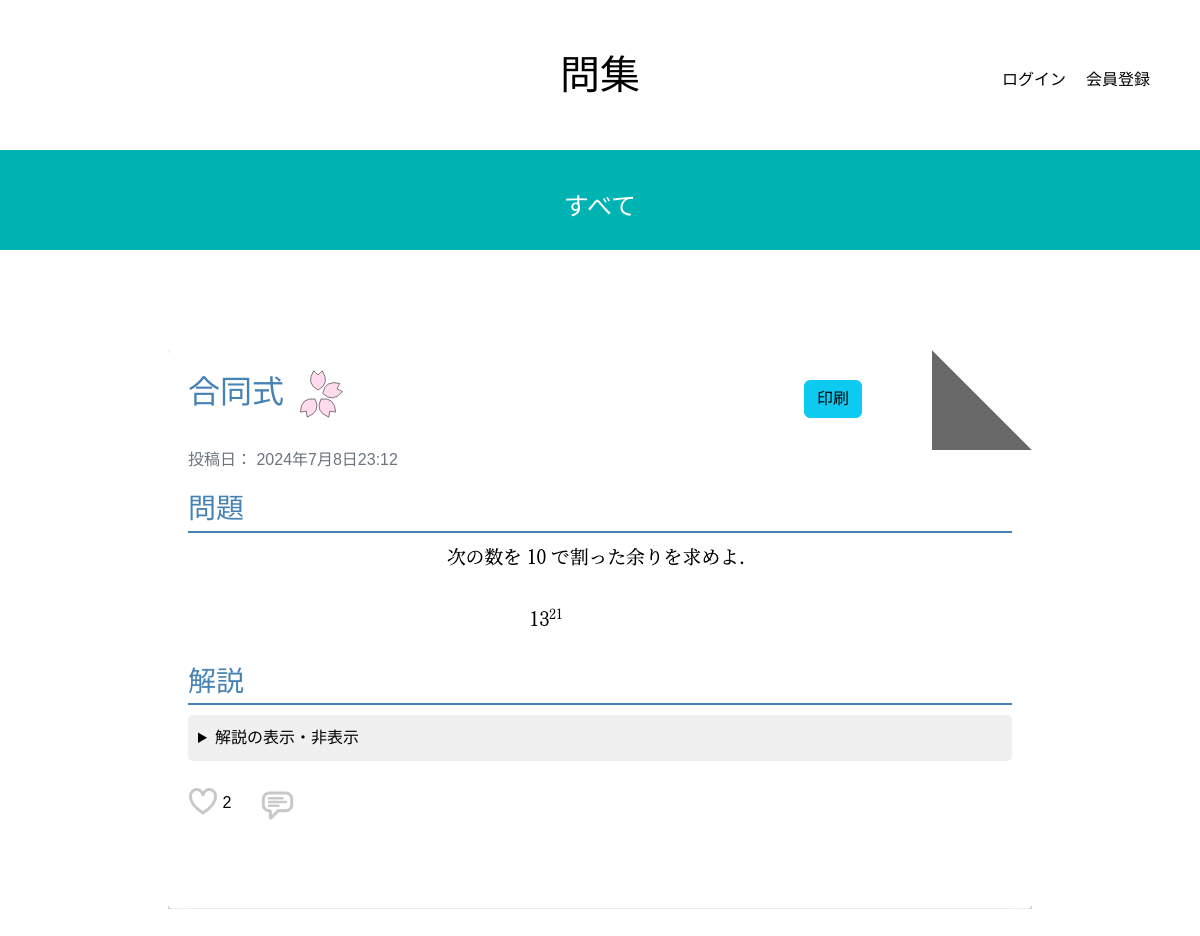
/studysite/snippet/13/, run on an earlier commit of the app's database.
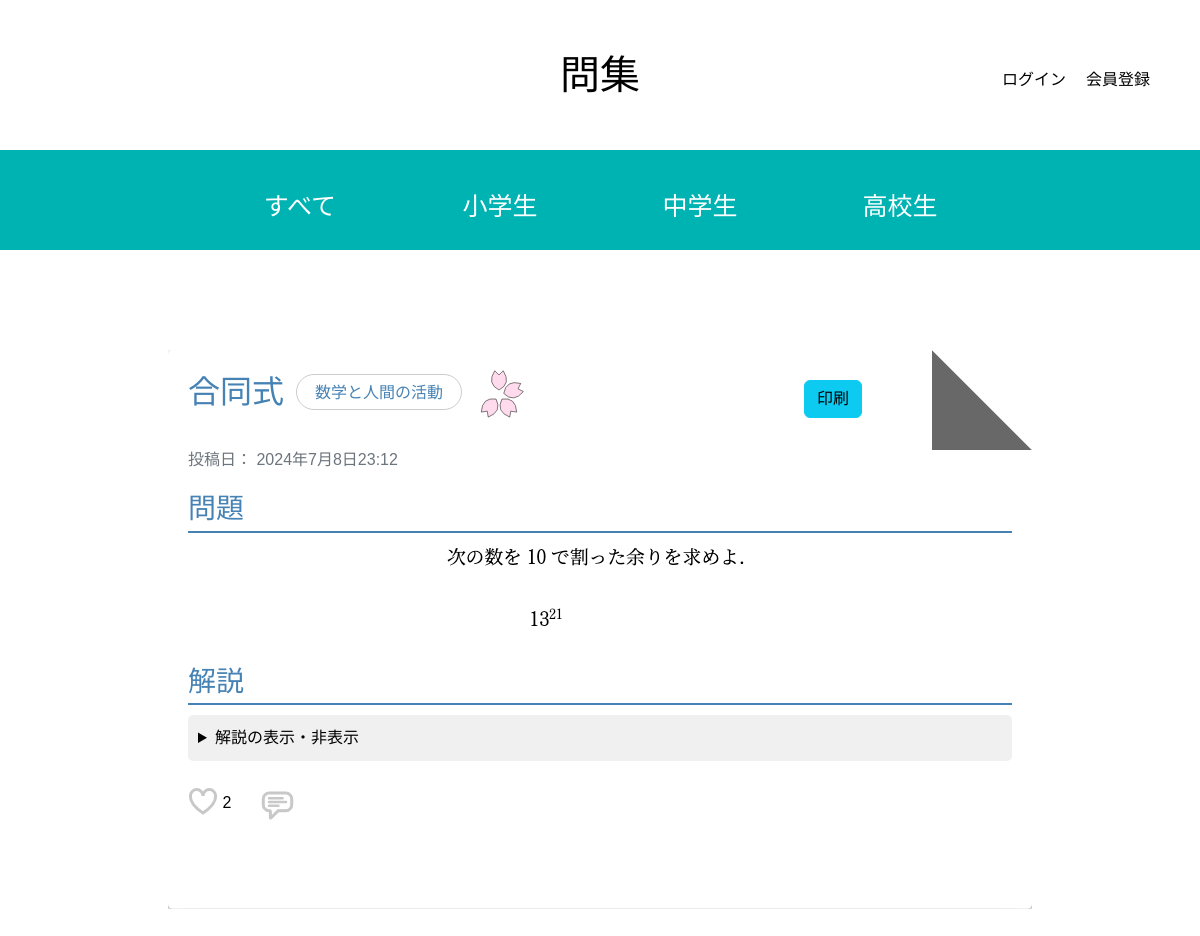
And on a later commit of the database.
### studysite/models.py (models this page shows, shortened)
class Studysite(models.Model):
    title = models.CharField('タイトル', max_length=128)
    image = models.FileField('問題画像', upload_to='image/', blank=True)
    question = models.TextField('問題', blank=True)
    answer = models.TextField('解説', blank=True)
    created_by = models.ForeignKey(settings.AUTH_USER_MODEL,
                                   verbose_name='投稿者',
                                   on_delete=models.CASCADE)
    created_at = models.DateTimeField('投稿日', auto_now_add=True)
    updated_at = models.DateTimeField('更新日', auto_now=True)
    tag_groups = models.ManyToManyField(TagGroup, blank=True)
    likes = models.PositiveIntegerField(default=0)
    level = models.IntegerField(default=0)
    bookmarks = models.ManyToManyField(User, related_name='bookmarked_posts', blank=True)

class TagGroup(models.Model):
    name = models.CharField(max_length=100)
    parent = models.ForeignKey('self', related_name='children', on_delete=models.CASCADE, null=True, blank=True)
    order = models.PositiveIntegerField(default=0)  # 並び順を指定するためのフィールド

### studysite/views.py (the view)
# urls.py: path('snippet/<int:snippet_id>/', views.snippet_detail, name = 'snippet_detail'),
def snippet_detail(request, snippet_id):
    snippet = get_object_or_404(Studysite, id=snippet_id)
    liked_snippets = request.COOKIES.get('liked_snippets', '').split(',')
    liked = str(snippet_id) in liked_snippets
    comments = snippet.comments.all()
    if request.method == 'POST':
        form = CommentForm(request.POST)
        if form.is_valid():
            comment = form.save(commit=False)
            comment.snippet = snippet
            comment.save()
            return redirect('snippet_detail', snippet_id=snippet_id)
    else:
        form = CommentForm()
    tag_groups = TagGroup.objects.filter(parent__isnull=True).order_by('order').prefetch_related('children__children')
    context = {
        'snippet': snippet,
        'liked': liked,
        'comments': comments,
        'form': form,
        'tag_groups': tag_groups
    }
    return render(request, 'snippets/snippet_detail.html', context)

### studysite/templates/snippets/snippet_detail.html (shortened to what this page needs)
{% extends 'base.html' %}
{% load static %}
{% load django_bootstrap5 %}
{% load widget_tweaks %}
{% block main %}
<div class="container snippet-detail printable">
    <h2 class="snippet-title print1"><span>{{ snippet.title }}</span>
    {% if snippet.tag_groups %}
        {% for tag in snippet.tag_groups.all %}
            <span class = "subject">{{ tag.name }}</span>
        {% endfor %}
    {% endif %}
    <span></span></h2>
    <div class="print no-print"><button class="btn btn-info" onclick="printSection()">印刷</button></div><br><br><br>
    <div class="snippet-header no-print">
        <div class="snippet-meta">
            <p class="snippet-date">投稿日： {{ snippet.created_at|date:'DATETIME_FORMAT' }}</p>
        </div>
    </div>
    <div class="snippet-section">
        <h3 class="section-title">問題</h3>
        {% if snippet.image %}
        <div class="snippet-image">
            <img src="{{ snippet.image.url }}" alt="問題画像">
        </div>
        {% endif %}
    </div><br>
    {% if snippet.answer %}
    <div class="snippet-section">
        <h3 class="section-title">解説</h3>
        <details class="snippet-description no-print">
            <summary>解説の表示・非表示</summary>
        </details><br>
    </div>
    {% endif %}
    <div class="like-wrapper no-print">
        {% if liked %}
            <button id="like-button" class="liked">
                <svg xmlns="http://www.w3.org/2000/svg" width="30px" height="30px" viewBox="0 0 100 100">
                    <path class="liked" stroke-width="10" d="M 8,33 A 21,21 0,0,1 50,33 A 21,21 0,0,1 92,33 Q 93.66, 60.89 50,90 Q 6.34, 60.89 8,33 z" />
                </svg>
            </button>
        {% else %}
            <button id="like-button" class="like">
                <svg xmlns="http://www.w3.org/2000/svg" width="30px" height="30px" viewBox="0 0 100 100">
                    <path class="like" stroke-width="10" d="M 8,33 A 21,21 0,0,1 50,33 A 21,21 0,0,1 92,33 Q 93.66, 60.89 50,90 Q 6.34, 60.89 8,33 z" />
                </svg>
            </button>
        {% endif %}
        <span id="likes-count" style="color:black;font-family:sans-serif;">{{ snippet.likes }}</span>
    </div>
    <div class="comment-wrapper no-print">
        <button class="comment-button">
        </button>
    </div>
    <br><br>
    <br><br>
</div>
{% endblock %}

### studysite/templates/snippets/base.html (shortened to what this page needs)
{% load static %}
{% load django_bootstrap5 %}
{% load widget_tweaks %}
<html>
<head>
    {% bootstrap_css %}
    <link rel="stylesheet" href="{% static 'snippets/css/style.css' %}?<?php echo date('YmdHis'); ?>"/>
</head>
<body>
<nav class="header-nav">
    <div class="navbar-brandA">
        <a href="/" class="brand">問集</a>
    </div>
        <ul class="header-ul">
            {% if user.is_authenticated %}
                <li><a class="nav-link" href="{% url 'profile' user.id %}"> ようこそ {{ user.username }} さん</a></li>
                <li><a class="nav-link" href="{% url 'logout' %}">ログアウト</a></li>
            {% else %}
                <li><a href="{% url 'login' %}" class="nav-link">ログイン</a></li>
                <li><a href="{% url 'signup' %}" class="nav-link">会員登録</a></li>
            {% endif %}
        </ul>
</nav>
<div class="subject-nav-bar">
    <ul class="subject-ul">
        <a href="/" class="all"><li id="all">すべて</li></a>
        {% for group in tag_groups %}
            <li id="{{ group.name }}">{{ group.name }}</li>
        {% endfor %}
    </ul>
</div>
<main>
        {% block main %}{% endblock %}
</main>
</body>
</html>

### studysite/static/snippets/css/style.css (style rules this page uses)
* { position: relative; margin: 0; padding: 0; box-sizing: border-box; }
.container { position: relative; width: min(100% - 1rem); margin: 0 auto; padding: 0 20px; }
body { font-family: "myfont",sans-serif; }
body { position: relative; background-color: #ffffff; color: #000000; line-height: 1.6; }
.like-wrapper { position: relative; }
.comment-wrapper { position: relative; }
.like-wrapper, .comment-wrapper, .bookmark-wrapper { float: left; margin-right: 30px; }
.like { position: relative; background: none; border: none; font-size: 24px; cursor: pointer; outline: none; fill: white; stroke: rgb(200, 200, 200); }
.comment-button { position: relative; background: none; border: none; font-size: 24px; cursor: pointer; outline: none; fill: rgb(200, 200, 200); stroke: rgb(200, 200, 200); stroke-width: 17px; pointer-events: auto; bottom: -3px; }
main { padding: 5rem 10rem; z-index: 1; }
.navbar-brandA { display: inline-block; width: 100%; position: absolute; text-align: center; align-items: center; }
.brand { color: black; text-decoration: none; font-size: 40px; position: relative; display: inline-block; width: 10%; text-align: center; align-items: center; }
.header-nav { height: 150px; position: relative; display: flex; align-items: center; }
.header-ul { display: flex; list-style: none; margin-left: auto; align-items: center !important; padding: 0; }
.header-ul li { margin-top: 25px; margin-right: 20px; }
.header-ul li:last-child { margin-right: 50px; }
.subject-nav-bar { height: 100px; position: relative; display: flex; background-color: hsl(180, 100%, 35%); align-items: center; justify-content: center; }
.subject { display: inline-block; border-radius: 20px; text-align: center; text-decoration: none; border: solid 1px #ccc; transition: 0.25s; padding: 6px 18px; padding-top: 8px; font-size: 16px; margin: 3px; position: relative; bottom: 5px; }
.subject-ul { display: flex; text-align: center; list-style: none; padding: 0; margin-top: 22px; align-items: center !important; }
.subject-ul li { color: #ffffff; width: 200px !important; height: 100px; transition: 0.25s; text-align: center; font-size: 25px !important; padding: 32.5px 0; }
.all { text-decoration: none !important; color: #ffffff !important; }
.snippet-detail { position: relative; background-color: #ffffff; padding: 20px; border-radius: 5px; box-shadow: 0 10px 25px 0 rgba(0, 0, 0, .5); margin-top: 20px; clip-path: polygon(0 0, calc(100% - 100px) 0, 100% 100px, 100% 100%, 0 100%); }
.snippet-detail::after { top: 0%; right: 0%; height: 100px; width: 100px; background-color: rgba(0, 0, 0, 0.594); clip-path: polygon(0 0, 0% 100%, 100% 100%); }
.snippet-detail::before, .snippet-detail::after { content: ""; position: absolute; z-index: -1; }
.snippet-title { position: relative; color: #4682b4; margin-bottom: 10px; }
.snippet-header { position: relative; margin-bottom: 20px; }
.snippet-meta { position: relative; display: flex; justify-content: space-between; align-items: center; }
.snippet-date { position: relative; color: #6c757d; margin-bottom: 0; text-align: left; }
.section-title { position: relative; color: hsl(207, 44%, 49%); border-bottom: 2px solid hsl(207, 44%, 49%); padding-bottom: 5px; margin-bottom: 10px; text-align: left; }
.snippet-description { background-color: #f0f0f0; color: black; font-family: sans-serif; padding: 10px; border-radius: 5px; font-size: 16px; line-height: 1.6; display: block; }
.print1, .print { float: left; }
.print { margin-left: auto; margin-right: 150px; margin-top: 10px; float: right !important; }

### studysite/templates/snippets/snippet_detail.html (style rules this page uses)
.snippet-image img { max-width: 100%; height: auto; display: block; margin: 0 auto; }

What changed in the data, as far as the page shows it:
added TagGroup: name "小学生"
added TagGroup: name "中学生"
added TagGroup: name "高校生"
added TagGroup: name "数学と人間の活動", shown under "合同式数学と人間の活動"
